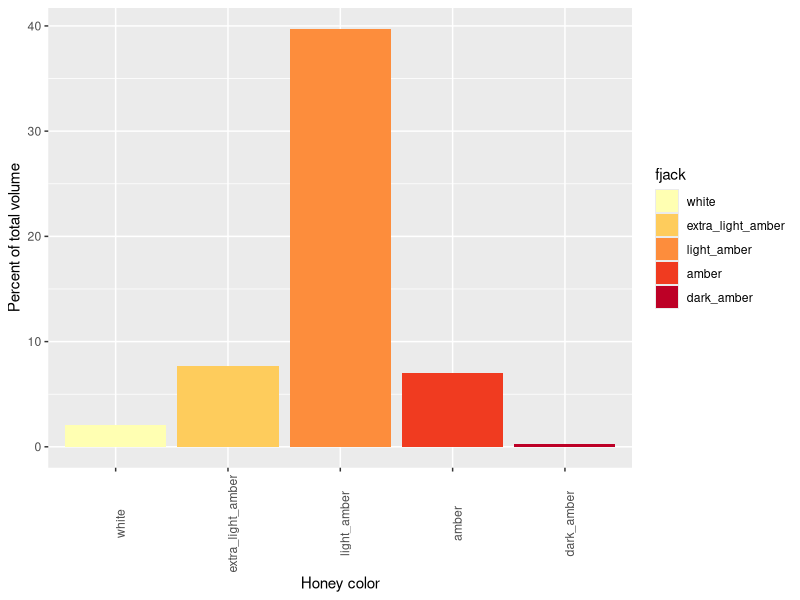
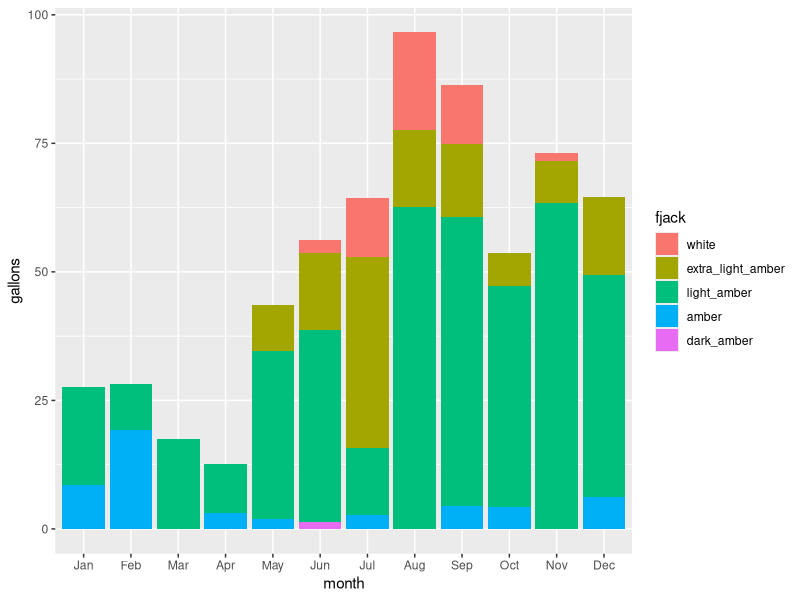

Write R code to recreate these figures, in order. (Note: this script raises an error after producing the figures.)


library(dplyr)
library(ggplot2)
library(R.utils)
library(lubridate)
library(lattice)
library(RColorBrewer)

data <-read.csv("HoneyData.csv", sep =",")
#clean up messy file
print(names(data))
colnames(data) <- c("date","gallons","water","color","X", "X.1","X.2","X.3","X.4","X.5")
data <- data %>% select(c("date","gallons","water","color"))
colnames(data)<-c("date","gallons","water","hcolor")
str(data)

data$date <- parse_date_time(data$date,"mdy")

totgal <- data %>% select(gallons) %>% sum


#349FE4
hcolorsPal <- brewer.pal(5,"Oranges")
honeyColors <-colorRampPalette(hcolorsPal)
jackNames = c("white","extra_light_amber",
              "light_amber","amber","dark_amber")
jackNamesRev = c("dark_amber","amber",
                 "light_amber","extra_light_amber","white")
colorNames <- function(mm){
      jack <- NA
      if (is.na(mm)) {jack <- NA
      } else if(mm >= 0 & mm < 34) {jack <- "white"
      } else if(mm >= 34 & mm <50) {jack <- "extra_light_amber"
      } else if(mm >= 50 & mm <85) {jack <- "light_amber"
      } else if(mm >= 85 & mm <114) {jack <- "amber"
      } else if(mm >= 114) {jack <- "dark_amber"
      } else {jack <- NA}
      return(jack)}

#extra light amber (34+ to  50 mm)  
#light amber (50+ to 85 mm)  
#amber (85+ to 114 mm)
#dark amber (114+ mm
#"YlOrRd" or "Oranges"

totgal2 <- na.omit(data) %>% select(gallons) %>% sum
totgalmeas <- data %>% select(gallons) %>% sum
data2 <- na.omit(data) %>%
      mutate(h20FractOfTot = gallons*water/totgal2) %>%
      mutate(colFractOfTot = gallons*hcolor/totgal2) %>%
   mutate(month = month(date,label=TRUE,abbr=TRUE))%>%
   mutate(year = year(date))

data2$jack <-unlist(lapply(data2$hcolor, colorNames))
data2 <- data.frame(data2)
print(str(data2))

colordist <- data2 %>% 
      group_by(jack) %>%
      summarize(eaColor = sum(gallons))


data3 <- data2 %>%arrange(hcolor) %>%
   mutate(fjack = factor(jack,levels = jackNames))

ggplot(data3, aes(x=fjack,y = colFractOfTot)) +
   geom_col(aes(fill = fjack))+
   theme(axis.text.x =element_text(angle = 90))+
   xlab("Honey color")+
   ylab("Percent of total volume")+
   scale_fill_brewer(palette = "YlOrRd")

#You need to include stat=identity, which is basically telling ggplot2 you will
#provide the y-values for the barplot, rather than counting the aggregate number
#of rows for each x value, which is the default stat=count.stat="identity",position = "stack"

#colordistbymonth <- data3 %>% 
#  arrange(factor(jack,
#                  levels = c("white","extra_light_amber",
#                 "light_amber","amber","dark_amber")))



ggplot(data3, aes(x= month, y= gallons))+
       geom_col(aes(fill = fjack)) 


+
   scale_fill_brewer(palette = " ")
 


waterdistbymonth <- data3 %>% 
   group_by(month)%>%
   summarize(waterav = mean(water))



png(filename = "plot1.png")
print(p1)
dev.off()

                
